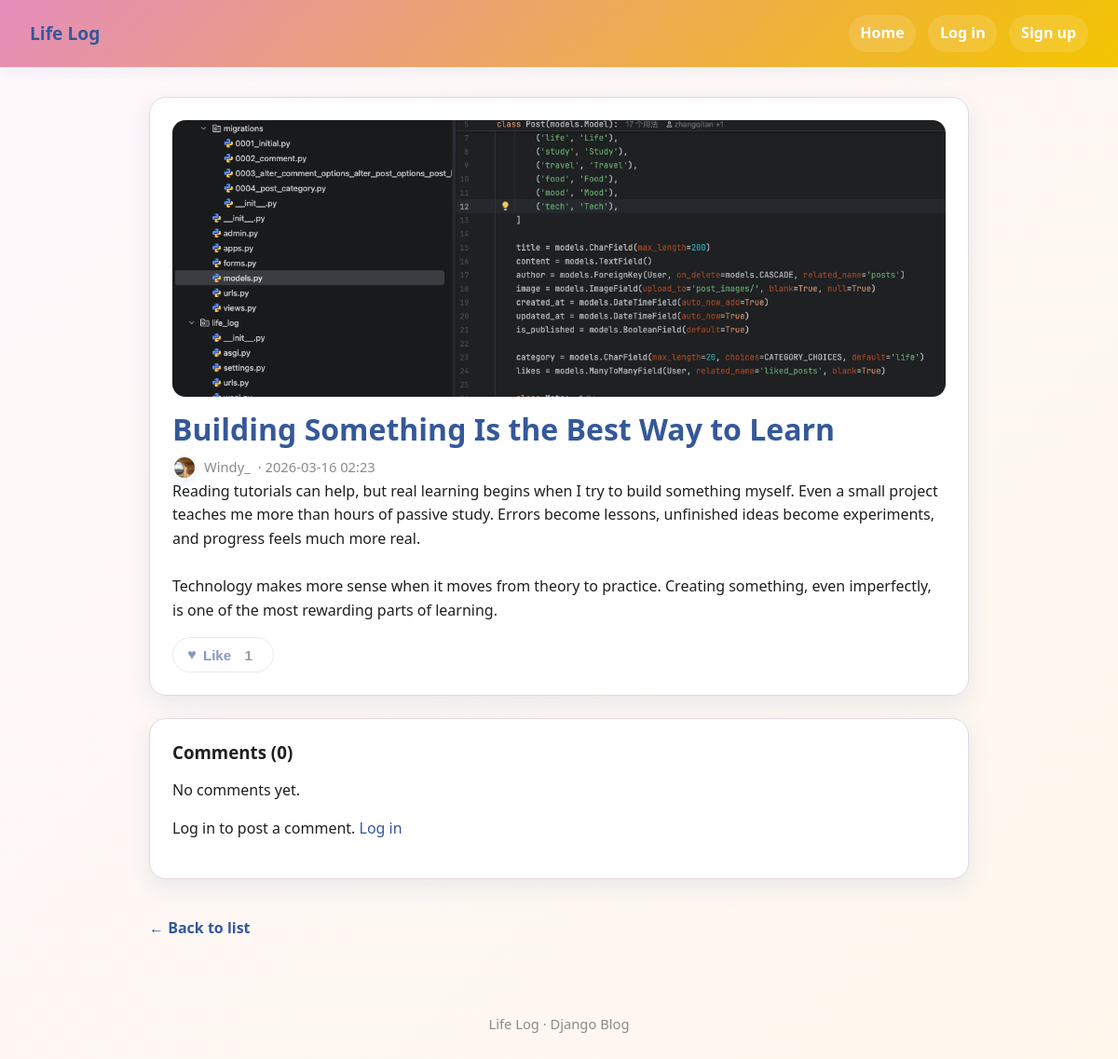
The app's page /post/21/, older data.
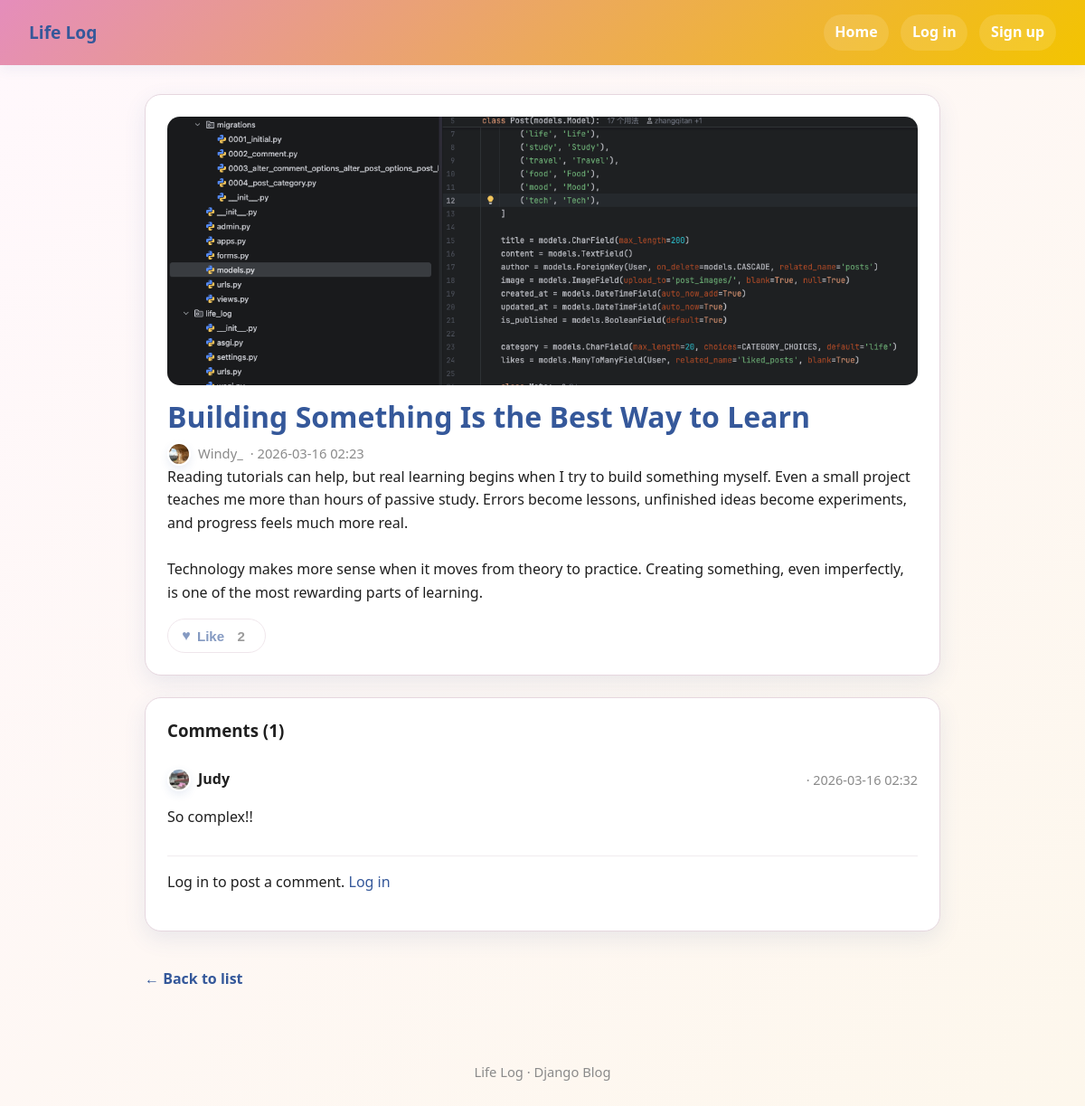
The same page, newer data.
### blog/models.py (models this page shows, shortened)
class Post(models.Model):
    CATEGORY_CHOICES = [
        ('life', 'Life'),
        ('study', 'Study'),
        ('travel', 'Travel'),
        ('food', 'Food'),
        ('mood', 'Mood'),
        ('tech', 'Tech'),
    ]
    title = models.CharField(max_length=200)
    content = models.TextField()
    author = models.ForeignKey(User, on_delete=models.CASCADE, related_name='posts')
    image = models.ImageField(upload_to='post_images/', blank=True, null=True)
    created_at = models.DateTimeField(auto_now_add=True)
    updated_at = models.DateTimeField(auto_now=True)
    is_published = models.BooleanField(default=True)
    category = models.CharField(max_length=20, choices=CATEGORY_CHOICES, default='life')
    likes = models.ManyToManyField(User, related_name='liked_posts', blank=True)
    class Meta:
        ordering = ['-created_at']
    def total_likes(self):
        return self.likes.count() if hasattr(self, 'likes') else 0

class Comment(models.Model):
    post = models.ForeignKey(Post, on_delete=models.CASCADE, related_name='comments')
    author = models.ForeignKey(User, on_delete=models.CASCADE, related_name='comments')
    content = models.TextField()
    created_at = models.DateTimeField(auto_now_add=True)
    class Meta:
        ordering = ['created_at']

### accounts/models.py (models this page shows, shortened)
class Profile(models.Model):
    user = models.OneToOneField(User, on_delete=models.CASCADE, related_name='profile')
    avatar = models.ImageField(upload_to='avatars/', blank=True, null=True)

### blog/views.py (the view)
# urls.py: path('post/<int:pk>/', views.post_detail, name='post_detail'),
def post_detail(request, pk):
    post = get_object_or_404(Post, pk=pk, is_published=True)
    comments = post.comments.select_related('author').all()
    comment_form = CommentForm() if request.user.is_authenticated else None
    has_liked = False
    if request.user.is_authenticated:
        has_liked = post.likes.filter(pk=request.user.pk).exists()
    return render(request, 'blog/post_detail.html', {
        'post': post,
        'comments': comments,
        'comment_form': comment_form,
        'has_liked': has_liked,
    })

### templates/blog/post_detail.html (shortened to what this page needs)
{% extends 'base.html' %}
{% block content %}
{% load static %}
<article class="card">
    {% if post.image %}
        <img
            src="{{ post.image.url }}"
            alt="{{ post.title }}"
            class="post-image"
            width="1200"
            height="675"
            loading="eager"
            fetchpriority="high"
            decoding="async"
        >
    {% endif %}
    <h1 class="post-detail-title">{{ post.title }}</h1>
    <p class="post-meta">
        <span class="user-mini">
            {% if post.author.profile.avatar %}
                <img
                    class="avatar avatar-sm"
                    src="{{ post.author.profile.avatar.url }}"
                    alt="{{ post.author.username }} avatar"
                    width="40"
                    height="40"
                    loading="lazy"
                    decoding="async"
                >
            {% else %}
                <img
                    class="avatar avatar-sm"
                    src="{% static 'img/avatar-default.png' %}"
                    alt="{{ post.author.username }} avatar"
                    width="40"
                    height="40"
                    loading="lazy"
                    decoding="async"
                >
            {% endif %}
            <span>{{ post.author.username }}</span>
        </span>
        · {{ post.created_at|date:"Y-m-d H:i" }}
    </p>
    <div class="post-content">{{ post.content }}</div>
    <div class="post-actions-bar">
        {% if user.is_authenticated %}
            <button
                type="button"
                class="like-btn {% if has_liked %}liked{% endif %}"
                data-post-id="{{ post.pk }}"
                data-like-url="{% url 'blog:toggle_like' post.pk %}"
                aria-pressed="{% if has_liked %}true{% else %}false{% endif %}"
                aria-label="Like post {{ post.title }}"
            >
                <span class="like-icon">♥</span>
                <span class="like-text">Like</span>
                <span class="like-count">{{ post.total_likes }}</span>
            </button>
        {% else %}
            <button
                type="button"
                class="like-btn"
                disabled
                title="Log in to like posts"
                aria-label="Log in to like post {{ post.title }}"
            >
                <span class="like-icon">♥</span>
                <span class="like-text">Like</span>
                <span class="like-count">{{ post.total_likes }}</span>
            </button>
        {% endif %}
    </div>
</article>
<section class="card comment-section" id="comments" aria-labelledby="comments-heading">
    <h3 id="comments-heading" class="comments-title">Comments ({{ comments|length }})</h3>
    {% for comment in comments %}
        <div class="comment-item">
            <div class="comment-row">
                <div class="comment-head">
                    <span class="user-mini">
                        {% if comment.author.profile.avatar %}
                            <img
                                class="avatar avatar-sm"
                                src="{{ comment.author.profile.avatar.url }}"
                                alt="{{ comment.author.username }} avatar"
                                width="40"
                                height="40"
                                loading="lazy"
                                decoding="async"
                            >
                        {% endif %}
                        <strong>{{ comment.author.username }}</strong>
                    </span>
                    <span class="comment-meta"> · {{ comment.created_at|date:"Y-m-d H:i" }}</span>
                </div>
            </div>
            <p class="comment-text">{{ comment.content }}</p>
        </div>
    {% empty %}
        <p class="comment-empty">No comments yet.</p>
    {% endfor %}
    {% if user.is_authenticated %}
        <form method="post" action="{% url 'blog:comment_create' post.pk %}" class="comment-form">
            {% csrf_token %}
            <div class="form-group">
                <label for="{{ comment_form.content.id_for_label }}" class="sr-only">Write your comment</label>
                {{ comment_form.content }}
                {% if comment_form.content.errors %}
                    <div class="form-errors" role="alert">{{ comment_form.content.errors }}</div>
                {% endif %}
            </div>
            <button type="submit" class="btn btn-primary">Post comment</button>
        </form>
    {% else %}
        <p class="comment-login-note">
            Log in to post a comment.
            <a href="{% url 'accounts:login' %}?next={{ request.path }}">Log in</a>
        </p>
    {% endif %}
</section>
<a href="{% url 'blog:post_list' %}" class="back-link">← Back to list</a>
{% endblock %}

### templates/base.html (shortened to what this page needs)
{% load static %}
<!DOCTYPE html>
<html lang="zh-CN">
<head>
    <link rel="stylesheet" href="{% static 'css/site.css' %}">
</head>
<body>
    <header class="header">
        <a href="{% url 'blog:post_list' %}"><strong>Life Log</strong></a>
        <nav>
            <a href="{% url 'blog:post_list' %}">Home</a>
            {% if user.is_authenticated %}
                <a href="{% url 'blog:post_create' %}">Write</a>
                <a href="{% url 'accounts:settings' %}">
                    <span class="nav-user">
                        {% if user.profile.avatar %}
                            <img class="avatar avatar-xs" src="{{ user.profile.avatar.url }}" alt="avatar">
                        {% else %}
                            <img class="avatar avatar-xs" src="{% static 'img/avatar-default.png' %}" alt="avatar">
                        {% endif %}
                        Account ({{ user.username }})
                    </span>
                </a>
                <a href="{% url 'accounts:logout' %}">Log out</a>
            {% else %}
                <a href="{% url 'accounts:login' %}">Log in</a>
                <a href="{% url 'accounts:register' %}">Sign up</a>
            {% endif %}
        </nav>
    </header>
    <main class="container">
        {% block content %}{% endblock %}
    </main>
    <footer>
        <p>Life Log · Django Blog</p>
    </footer>
</body>
</html>

Row changes from the older to the newer data that the page shows:
computed for Post "Building Something Is the Best Way to Learn": total_likes "1" → "2"
added Comment: author.profile.avatar (picture), author.username "Judy", created_at "2026-03-16 02:32", content "So complex!!"
Text that changed along with them:
{{ comments|length }}: "0" → "1"
text no longer shown: "No comments yet."
